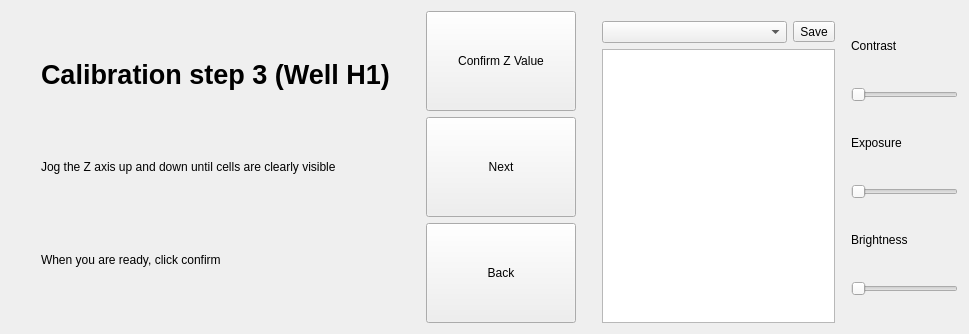
      <widget class="QWidget" name="page_2">
       <layout class="QHBoxLayout" name="horizontalLayout_9">
        <item>
         <layout class="QHBoxLayout" name="horizontalLayout_8">
          <item>
           <layout class="QVBoxLayout" name="verticalLayout_17">
            <property name="spacing">
             <number>0</number>
            </property>
            <property name="leftMargin">
             <number>30</number>
            </property>
            <property name="topMargin">
             <number>0</number>
            </property>
            <property name="rightMargin">
             <number>30</number>
            </property>
            <property name="bottomMargin">
             <number>0</number>
            </property>
            <item>
             <widget class="QLabel" name="label_13">
              <property name="maximumSize">
               <size>
                <width>16777215</width>
                <height>60</height>
               </size>
              </property>
              <property name="font">
               <font>
                <pointsize>20</pointsize>
                <weight>75</weight>
                <bold>true</bold>
               </font>
              </property>
              <property name="text">
               <string>Calibration step 3 (Well H1)</string>
              </property>
             </widget>
            </item>
            <item>
             <widget class="QLabel" name="label_14">
              <property name="maximumSize">
               <size>
                <width>16777215</width>
                <height>60</height>
               </size>
              </property>
              <property name="text">
               <string>Jog the Z axis up and down until cells are clearly visible</string>
              </property>
             </widget>
            </item>
            <item>
             <widget class="QLabel" name="label_15">
              <property name="maximumSize">
               <size>
                <width>16777215</width>
                <height>60</height>
               </size>
              </property>
              <property name="text">
               <string>When you are ready, click confirm </string>
              </property>
             </widget>
            </item>
           </layout>
          </item>
          <item>
           <layout class="QVBoxLayout" name="verticalLayout_16">
            <item>
             <widget class="QToolButton" name="confirmZ3">
              <property name="minimumSize">
               <size>
                <width>150</width>
                <height>100</height>
               </size>
              </property>
              <property name="maximumSize">
               <size>
                <width>150</width>
                <height>120</height>
               </size>
              </property>
              <property name="text">
               <string>Confirm Z Value</string>
              </property>
             </widget>
            </item>
            <item>
             <widget class="QPushButton" name="next3">
              <property name="minimumSize">
               <size>
                <width>150</width>
                <height>100</height>
               </size>
              </property>
              <property name="maximumSize">
               <size>
                <width>150</width>
                <height>100</height>
               </size>
              </property>
              <property name="text">
               <string>Next</string>
              </property>
             </widget>
            </item>
            <item>
             <widget class="QPushButton" name="back3">
              <property name="minimumSize">
               <size>
                <width>150</width>
                <height>100</height>
               </size>
              </property>
              <property name="maximumSize">
               <size>
                <width>150</width>
                <height>100</height>
               </size>
              </property>
              <property name="text">
               <string>Back</string>
              </property>
             </widget>
            </item>
           </layout>
          </item>
          <item>
           <layout class="QHBoxLayout" name="horizontalLayout_25" stretch="4,2">
            <property name="leftMargin">
             <number>20</number>
            </property>
            <item>
             <layout class="QVBoxLayout" name="verticalLayout_25">
              <property name="topMargin">
               <number>10</number>
              </property>
              <item>
               <layout class="QHBoxLayout" name="horizontalLayout_26">
                <item>
                 <widget class="QComboBox" name="presetDropDown_10"/>
                </item>
                <item>
                 <widget class="QToolButton" name="buttonSavePreset_10">
                  <property name="text">
                   <string>Save</string>
                  </property>
                 </widget>
                </item>
               </layout>
              </item>
              <item>
               <widget class="QListView" name="parameterListView_10"/>
              </item>
             </layout>
            </item>
            <item>
             <layout class="QVBoxLayout" name="verticalLayout_26">
              <property name="leftMargin">
               <number>10</number>
              </property>
              <item>
               <widget class="QLabel" name="labelContrast_10">
                <property name="maximumSize">
                 <size>
                  <width>80</width>
                  <height>20</height>
                 </size>
                </property>
                <property name="text">
                 <string>Contrast</string>
                </property>
                <property name="alignment">
                 <set>Qt::AlignLeading|Qt::AlignLeft|Qt::AlignVCenter</set>
                </property>
               </widget>
              </item>
              <item>
               <widget class="QSlider" name="sliderContrast_10">
                <property name="orientation">
                 <enum>Qt::Horizontal</enum>
                </property>
               </widget>
              </item>
              <item>
               <widget class="QLabel" name="labelExposure_10">
                <property name="maximumSize">
                 <size>
                  <width>80</width>
                  <height>20</height>
                 </size>
                </property>
                <property name="text">
                 <string>Exposure</string>
                </property>
                <property name="alignment">
                 <set>Qt::AlignLeading|Qt::AlignLeft|Qt::AlignVCenter</set>
                </property>
               </widget>
              </item>
              <item>
               <widget class="QSlider" name="sliderExposure_10">
                <property name="orientation">
                 <enum>Qt::Horizontal</enum>
                </property>
               </widget>
              </item>
              <item>
               <widget class="QLabel" name="l_10">
                <property name="maximumSize">
                 <size>
                  <width>80</width>
                  <height>20</height>
                 </size>
                </property>
                <property name="text">
                 <string>Brightness</string>
                </property>
                <property name="alignment">
                 <set>Qt::AlignLeading|Qt::AlignLeft|Qt::AlignVCenter</set>
                </property>
               </widget>
              </item>
              <item>
               <widget class="QSlider" name="sliderBrightness_10">
                <property name="orientation">
                 <enum>Qt::Horizontal</enum>
                </property>
               </widget>
              </item>
             </layout>
            </item>
           </layout>
          </item>
         </layout>
        </item>
       </layout>
      </widget>
